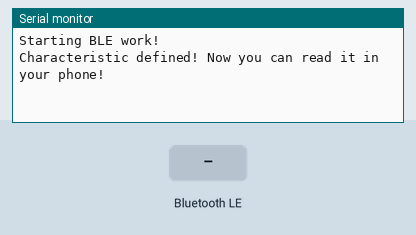
Bench run of a sketch on a simulated ESP32. On the bench: the last lines printed to the serial monitor. The inputs (shaded band) are chosen by the test bench. Nothing arrives over Bluetooth unless stated; a phone connects over Bluetooth LE 3 s after start.

Above: at 6.2 s.
6.3 s: Bluetooth LE write "1" received
At 7.5 s:
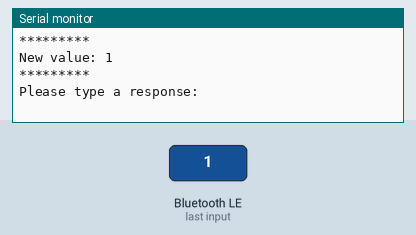
7.8 s: Bluetooth LE write "0" received
At 8.8 s:
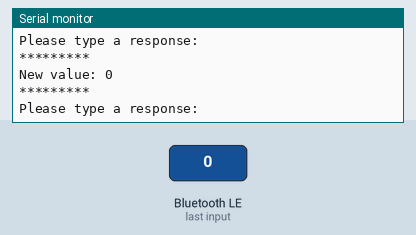
9.3 s: Bluetooth LE write "2" received
At 9.9 s:
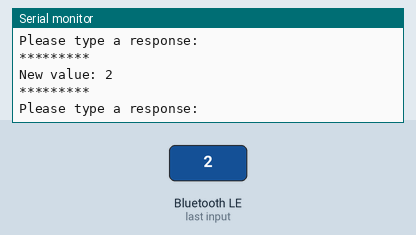

Measured:
- after the input at 6.3 s, the serial monitor: prints a new line at once (image 1)
- after the input at 7.8 s, the serial monitor: prints a new line at once (image 2)
- after the input at 9.3 s, the serial monitor: prints a new line at once (image 3)

The sketch:

Generic_BLE_Server.ino
```cpp
/*
    Based on Neil Kolban example for IDF: https://github.com/nkolban/esp32-snippets/blob/master/cpp_utils/tests/BLE%20Tests/SampleServer.cpp
    Ported to Arduino ESP32 by Evandro Copercini
    updates by chegewara
*/

#include <BLEDevice.h>
#include <BLEUtils.h>
#include <BLEServer.h>

// See the following for generating UUIDs:
// https://www.uuidgenerator.net/

  #define SERVICE_UUID        "b0c43b43-7026-4d99-be83-4945b2e33b6f"
  #define CHARACTERISTIC_UUID "79f8a643-66bb-430b-ab16-41d1a23999e3"

class MyCallbacks: public BLECharacteristicCallbacks {
    void onWrite(BLECharacteristic *pCharacteristic) {
      std::string value = pCharacteristic->getValue();

      if (value.length() > 0) {
        Serial.println("*********");
        Serial.print("New value: ");
        for (int i = 0; i < value.length(); i++)
          Serial.print(value[i]);

        Serial.println();
        Serial.println("*********");
      }

      Serial.println("Please type a response: ");

      pCharacteristic->setValue("I recieved: " + value);
      pCharacteristic->notify();

    }
};

void setup() {
  Serial.begin(115200);
  delay(5000);
  Serial.println("Starting BLE work!");

  BLEDevice::init("BIT_ESP32");
  BLEServer *pServer = BLEDevice::createServer();
  BLEService *pService = pServer->createService(SERVICE_UUID);
  BLECharacteristic *pCharacteristic = pService->createCharacteristic(
                                         CHARACTERISTIC_UUID,
                                         BLECharacteristic::PROPERTY_READ |
                                         BLECharacteristic::PROPERTY_WRITE |
                                         BLECharacteristic::PROPERTY_NOTIFY |
                                         BLECharacteristic::PROPERTY_INDICATE
                                       );

  pCharacteristic->setCallbacks(new MyCallbacks());

  pCharacteristic->setValue("Hello Ian");

  pService->start();

  // BLEAdvertising *pAdvertising = pServer->getAdvertising();  // this still is working for backward compatibility
  BLEAdvertising *pAdvertising = BLEDevice::getAdvertising();
  pAdvertising->addServiceUUID(SERVICE_UUID);
  pAdvertising->setScanResponse(true);
  BLEDevice::startAdvertising();
  Serial.println("Characteristic defined! Now you can read it in your phone!");
}

void loop() {
  // put your main code here, to run repeatedly:
  delay(2000);
}
```
